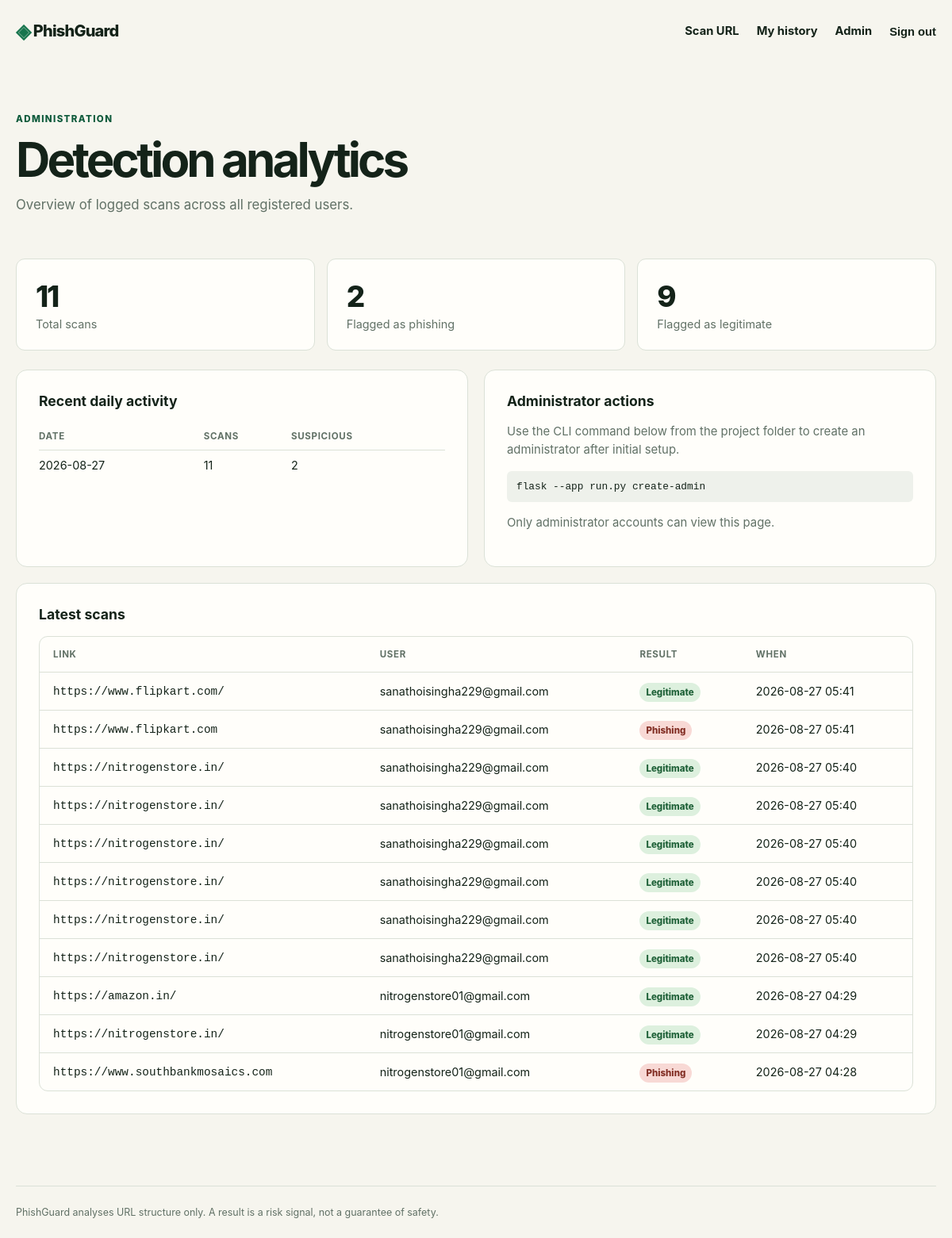
/admin (signed in), run on the app's committed database.
### tables this page shows
CREATE TABLE scans (
    id INTEGER PRIMARY KEY AUTOINCREMENT,
    user_id INTEGER,
    url TEXT NOT NULL,
    verdict TEXT NOT NULL CHECK(verdict IN ('phishing', 'legitimate')),
    confidence REAL NOT NULL,
    risk_level TEXT NOT NULL,
    reasons TEXT NOT NULL,
    scanned_at TEXT NOT NULL,
    FOREIGN KEY (user_id) REFERENCES users (id)
);

CREATE TABLE users (
    id INTEGER PRIMARY KEY AUTOINCREMENT,
    name TEXT NOT NULL,
    email TEXT NOT NULL UNIQUE,
    password_hash TEXT NOT NULL,
    is_admin INTEGER NOT NULL DEFAULT 0,
    created_at TEXT NOT NULL
);

### final year project/app/main.py (the view)
@main_bp.route("/admin")
def admin():
    if not g.user or not g.user["is_admin"]:
        abort(403)
    db = get_db()
    totals = db.execute(
        "SELECT COUNT(*) AS total, SUM(verdict = 'phishing') AS phishing, SUM(verdict = 'legitimate') AS legitimate FROM scans"
    ).fetchone()
    daily = db.execute(
        "SELECT substr(scanned_at, 1, 10) AS day, COUNT(*) AS total, SUM(verdict = 'phishing') AS phishing "
        "FROM scans GROUP BY day ORDER BY day DESC LIMIT 14"
    ).fetchall()
    recent = db.execute(
        "SELECT scans.*, users.email FROM scans LEFT JOIN users ON users.id = scans.user_id "
        "ORDER BY scanned_at DESC LIMIT 50"
    ).fetchall()
    return render_template("admin.html", totals=totals, daily=daily, recent=recent)

### final year project/app/database.py (called while the page is built)
def get_db():
    if "db" not in g:
        g.db = sqlite3.connect(current_app.config["DATABASE"])
        g.db.row_factory = sqlite3.Row
        g.db.execute("PRAGMA foreign_keys = ON")
    return g.db

### final year project/app/main.py (called while the page is built)
@main_bp.before_app_request
def load_logged_in_user():
    user_id = session.get("user_id")
    g.user = None if user_id is None else get_db().execute("SELECT * FROM users WHERE id = ?", (user_id,)).fetchone()

### final year project/app/templates/admin.html (shortened to what this page needs)
{% extends "base.html" %}
{% block content %}
<section class="page-heading"><p class="eyebrow">Administration</p><h1>Detection analytics</h1><p>Overview of logged scans across all registered users.</p></section>
<section class="stats"><article><span>{{ totals.total or 0 }}</span><p>Total scans</p></article><article><span>{{ totals.phishing or 0 }}</span><p>Flagged as phishing</p></article><article><span>{{ totals.legitimate or 0 }}</span><p>Flagged as legitimate</p></article></section>
<section class="admin-grid"><div class="detail-card"><h2>Recent daily activity</h2>{% if daily %}<table class="compact"><thead><tr><th>Date</th><th>Scans</th><th>Suspicious</th></tr></thead><tbody>{% for row in daily %}<tr><td>{{ row.day }}</td><td>{{ row.total }}</td><td>{{ row.phishing or 0 }}</td></tr>{% endfor %}</tbody></table>{% else %}<p>No scan data yet.</p>{% endif %}</div><div class="detail-card"><h2>Administrator actions</h2><p>Use the CLI command below from the project folder to create an administrator after initial setup.</p><code>flask --app run.py create-admin</code><p class="quiet">Only administrator accounts can view this page.</p></div></section>
<section class="detail-card"><h2>Latest scans</h2>{% if recent %}<div class="table-wrap"><table><thead><tr><th>Link</th><th>User</th><th>Result</th><th>When</th></tr></thead><tbody>{% for scan in recent %}<tr><td class="url-cell">{{ scan.url }}</td><td>{{ scan.email or 'Guest' }}</td><td><span class="status {{ scan.risk_level }}">{{ scan.verdict }}</span></td><td>{{ scan.scanned_at[:16].replace('T', ' ') }}</td></tr>{% endfor %}</tbody></table></div>{% else %}<p>No scan data yet.</p>{% endif %}</section>
{% endblock %}

### final year project/app/static/style.css (style rules this page uses)
:root { --ink:#142319; --muted:#617166; --paper:#f6f5ee; --line:#dbe1d7; --green:#17754d; --green-dark:#0e5a3b; --amber:#b76700; --red:#a73e32; --white:#fffefa; }
* { box-sizing:border-box; }
body { margin:0; min-height:100vh; background:var(--paper); color:var(--ink); font-family:Inter,ui-sans-serif,system-ui,-apple-system,BlinkMacSystemFont,"Segoe UI",sans-serif; }
.eyebrow { text-transform:uppercase; font-size:.72rem; letter-spacing:.12em; color:var(--green-dark); font-weight:800; margin:0 0 15px; }
.hero h1,.result-card h1,.auth-card h1,.page-heading h1 { letter-spacing:-.065em; margin:0; line-height:.98; font-size:clamp(2.8rem,7vw,5.7rem); max-width:810px; }
.quiet { color:var(--muted); font-size:.85rem; line-height:1.5; }
.principles p,.detail-card p { color:var(--muted); font-size:.93rem; line-height:1.55; }
.result-card,.detail-card,.auth-card,.empty-state { background:var(--white); border:1px solid var(--line); border-radius:14px; }
.result-grid,.admin-grid { display:grid; grid-template-columns:1fr 1fr; gap:20px; margin-top:20px; }
.detail-card { padding:28px; }
.detail-card h2 { font-size:1.1rem; margin:0 0 17px; }
.page-heading { padding:65px 0 30px; }
.page-heading h1 { font-size:clamp(2.8rem,5vw,4.7rem); }
.page-heading p:not(.eyebrow) { color:var(--muted); font-size:1.05rem; }
.stats { display:grid; grid-template-columns:repeat(3,1fr); gap:15px; margin:12px 0 24px; }
.stats article { background:var(--white); border:1px solid var(--line); padding:24px; border-radius:11px; }
.stats span { font-size:2.3rem; letter-spacing:-.06em; font-weight:800; }
.stats p { color:var(--muted); margin:4px 0 0; font-size:.9rem; }
.table-wrap { overflow-x:auto; background:var(--white); border:1px solid var(--line); border-radius:11px; }
table { width:100%; border-collapse:collapse; font-size:.9rem; }
th { text-align:left; color:var(--muted); font-size:.72rem; text-transform:uppercase; letter-spacing:.06em; }
th,td { padding:15px 17px; border-bottom:1px solid var(--line); }
tbody tr:last-child td { border:0; }
.url-cell { max-width:390px; overflow:hidden; text-overflow:ellipsis; white-space:nowrap; font-family:ui-monospace,SFMono-Regular,Menlo,monospace; }
.status { font-size:.72rem; padding:5px 8px; border-radius:99px; font-weight:800; text-transform:capitalize; }
.status.high { background:#f8d9d5; color:#822e24; }
.status.low { background:#ddf0de; color:#206239; }
.admin-grid { margin:0 0 20px; }
.compact th,.compact td { padding:10px 0; }
.detail-card code { display:block; background:#eef1eb; padding:12px; border-radius:6px; overflow:auto; font-size:.8rem; }

### data on the page
scans: url "https://www.flipkart.com/", email "sanathoisingha229@gmail.com", verdict "Legitimate", scanned_at "2026-08-27 05:41"
scans: url "https://www.flipkart.com", email "sanathoisingha229@gmail.com", verdict "Phishing", scanned_at "2026-08-27 05:41"
scans: url "https://nitrogenstore.in/", email "sanathoisingha229@gmail.com", verdict "Legitimate", scanned_at "2026-08-27 05:40"
scans: url "https://nitrogenstore.in/", email "sanathoisingha229@gmail.com", verdict "Legitimate", scanned_at "2026-08-27 05:40"
scans: url "https://nitrogenstore.in/", email "sanathoisingha229@gmail.com", verdict "Legitimate", scanned_at "2026-08-27 05:40"
scans: url "https://nitrogenstore.in/", email "sanathoisingha229@gmail.com", verdict "Legitimate", scanned_at "2026-08-27 05:40"
scans: url "https://nitrogenstore.in/", email "sanathoisingha229@gmail.com", verdict "Legitimate", scanned_at "2026-08-27 05:40"
scans: url "https://nitrogenstore.in/", email "sanathoisingha229@gmail.com", verdict "Legitimate", scanned_at "2026-08-27 05:40"
scans: url "https://amazon.in/", email "nitrogenstore01@gmail.com", verdict "Legitimate", scanned_at "2026-08-27 04:29"
scans: url "https://nitrogenstore.in/", email "nitrogenstore01@gmail.com", verdict "Legitimate", scanned_at "2026-08-27 04:29"
scans: url "https://www.southbankmosaics.com", email "nitrogenstore01@gmail.com", verdict "Phishing", scanned_at "2026-08-27 04:28"

### other printed values
{{ totals.total or 0 }} "11"
{{ totals.phishing or 0 }} "2"
{{ totals.legitimate or 0 }} "9"
{{ row.day }} "2026-08-27"
{{ row.total }} "11"
{{ row.phishing or 0 }} "2"
